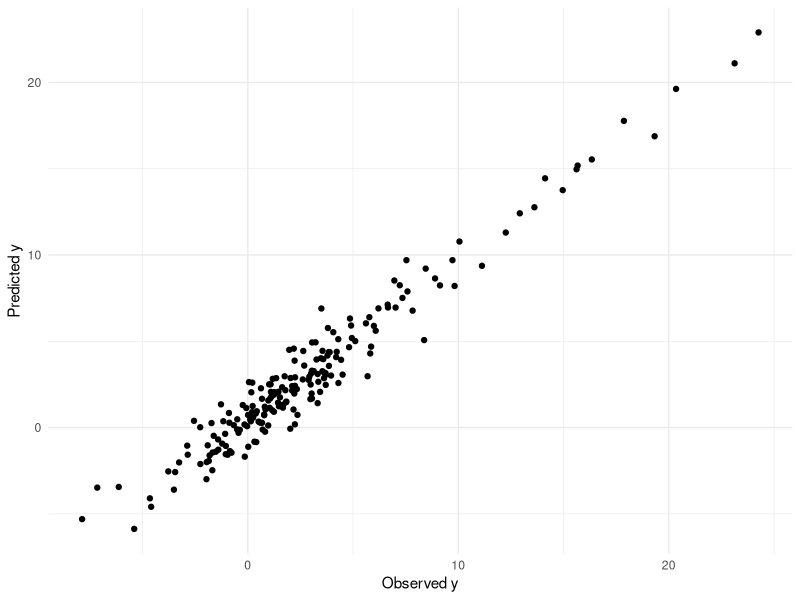
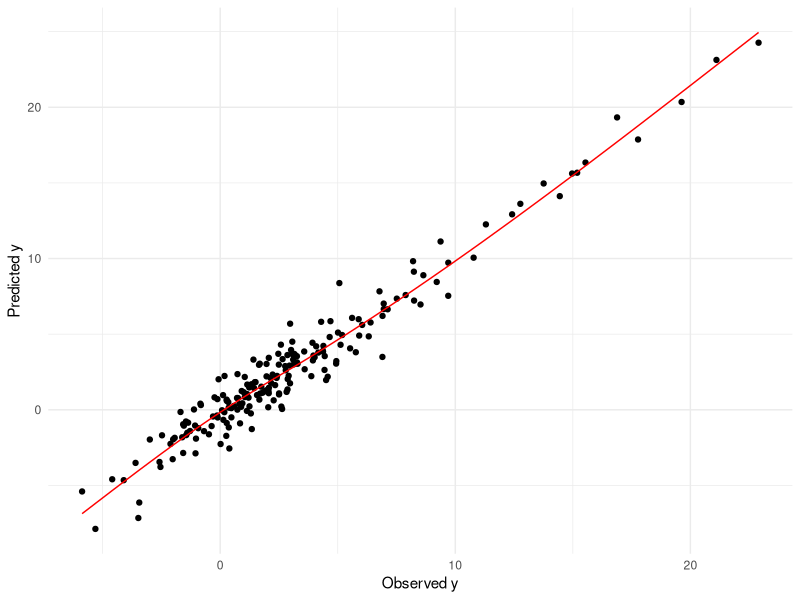
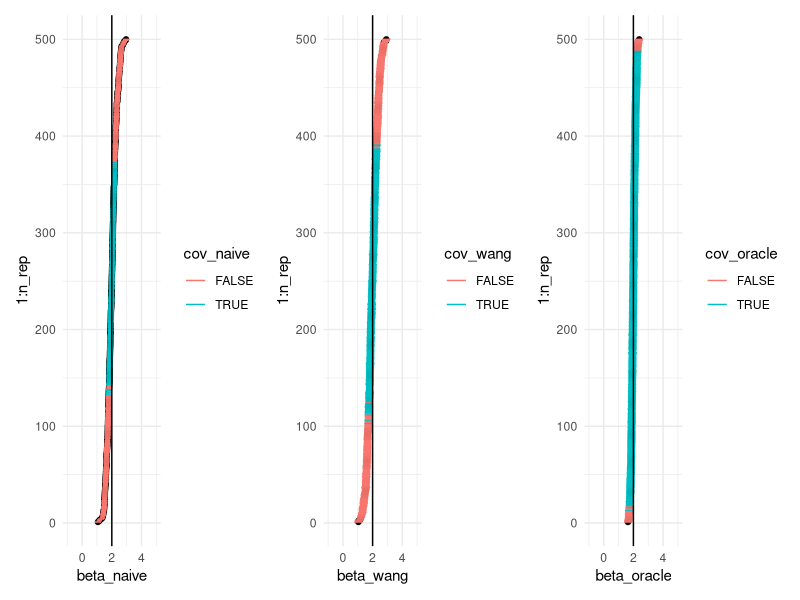
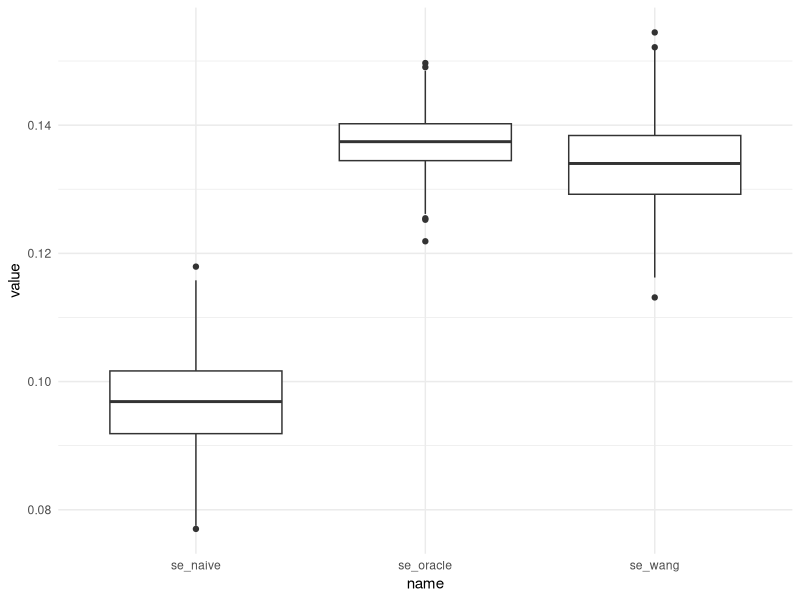
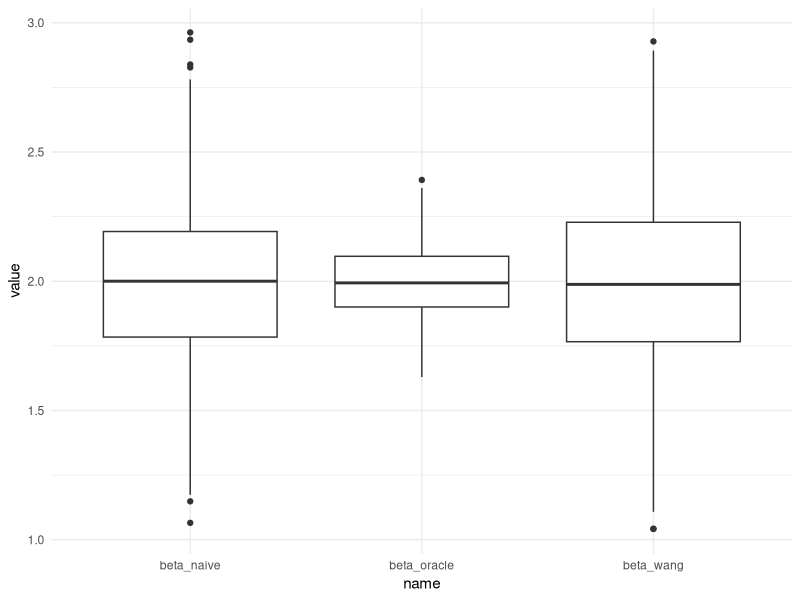
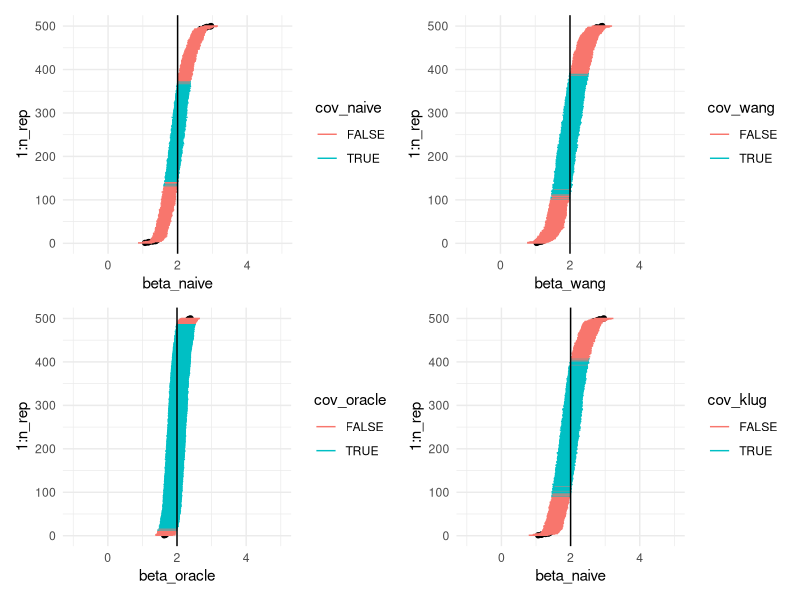

These figures' R source, in order:
## ---- chunk 1
library(ggplot2)
library(dplyr)
library(magrittr)
library(splines)
library(modelr)
library(broom)
library(tidyr)
library(gam)
library(patchwork)
## ---- chunk 2

## Set sample sizes with imbalance
n_train = 200
n_test = 200
n_valid = 10000
n_tot = n_train + n_test + n_valid

## Make some covariates
x1 = rnorm(n_tot)
x2 = rnorm(n_tot)
x3 = rnorm(n_tot)
err = rnorm(n_tot)

## Make an outcome

y = 2*x1 + 3*x2^2 + 0.5*x3^3 + err 

## Create an indicator of training,testing,or validation

set_ind = c(rep("train",n_train),
            rep("test",n_test),
            rep("valid",n_valid))

## Build the data set

dat = data.frame(y,x1,x2,x3,set_ind)

## ---- chunk 3
## Build the predictor and make the predictions

train_dat  = dat %>%
  filter(set_ind == "train") %>%
  select(y,x1,x2,x3)

pred_mod = gam(y ~ s(x1) + s(x2) + s(x3), data = train_dat)

## ---- chunk 4
dat$pred = predict(pred_mod,dat)
## ---- chunk 5

## Plot only on the test set 
dat %>%
  filter(set_ind=="test") %>%
  ggplot(aes(x=y,y=pred)) + 
  geom_point() + theme_minimal() + 
  xlab("Observed y") + 
  ylab("Predicted y")
## ---- chunk 6

## Filter to the test set
test_dat = dat %>%
  filter(set_ind == "test")

## Fit the relationship model

rel_mod = lm(y ~ ns(pred,df=3),data=test_dat)


## Get the residual variance for use in simulating
sigma2 = sigma(rel_mod)^2
## ---- chunk 7
test_dat %>% 
  add_predictions(rel_mod,var="fitted") %>%
  arrange(y) %>%
  ggplot(aes(x=pred,y=y)) + 
  geom_point() + theme_minimal() + 
  xlab("Observed y") + 
  ylab("Predicted y") + 
  geom_line(aes(x=pred,y=fitted),col="red")
## ---- chunk 8
valid_dat = dat %>%
  filter(set_ind == "valid")
## ---- chunk 9
sim_dat = valid_dat %>% sample_n(size=n_valid,replace=TRUE)
## ---- chunk 10
y_sim = rnorm(n_valid,
              mean=sim_dat$pred,
              sd = sqrt(sigma2))
sim_dat = cbind(sim_dat,y_sim)
## ---- chunk 11
## Oracle
lm(y ~ x1,data=valid_dat) %>% tidy()

## Naive Post-PI
lm(pred ~ x1,data=valid_dat) %>% tidy()


## Post-PI via simulated data
lm(y_sim ~ x1,data=sim_dat) %>% tidy()
## ---- chunk 12

## Set the number of replications
n_rep = 500

## Set sample sizes with imbalance
n_train = 200
n_test = 200
n_valid = 2000
n_tot = n_train + n_test + n_valid


beta_wang = beta_naive = beta_oracle = se_wang = se_naive = se_oracle = rep(NA,n_rep)

for(k in 1:n_rep){
  ## Make some covariates
  x1 = rnorm(n_tot)
  x2 = rnorm(n_tot)
  x3 = rnorm(n_tot)
  err = rnorm(n_tot,sd=4)

  ## Make an outcome
  y = 2*x1 + 3*x2^2 + 0.5*x3^3 + err 

  ## Create an indicator of training,testing,or validation
  set_ind = c(rep("train",n_train),
            rep("test",n_test),
            rep("valid",n_valid))

  ## Build the data set
  dat = data.frame(y,x1,x2,x3,set_ind)
  
  
  ## Fit the model
  train_dat  = dat %>%
  filter(set_ind == "train") %>%
  select(y,x1,x2,x3)

  pred_mod = gam(y ~ s(x1) + s(x2) + s(x3), data = train_dat)
  
  ## Add the predictions
  dat$pred = predict(pred_mod,dat)
  
  ## Filter to the test set
  test_dat = dat %>%
    filter(set_ind == "test")

  ## Fit the relationship model
  rel_mod = lm(y ~ ns(pred,df=3),data=test_dat)

  ## Get the residual variance for use in simulating
  sigma2 = sigma(rel_mod)^2
  
  
  ## Filter to the validation set
  valid_dat = dat %>%
    filter(set_ind == "valid")
  
  ## Get the simulated data
  sim_dat = valid_dat %>% sample_n(size=n_valid,replace=TRUE)
  
  ## Sample simulated y's
  y_sim = rnorm(n_valid,
              mean=sim_dat$pred,
              sd = sqrt(sigma2))
  sim_dat = cbind(sim_dat,y_sim)
  
  ## Fit the models
  
  lm_oracle = lm(y ~ x1,data=valid_dat)
  lm_naive = lm(pred ~ x1,data = valid_dat)
  lm_wang = lm(y_sim ~ x1,data=sim_dat)
  
  ## Get the coefficients
  beta_oracle[k] = lm_oracle$coefficients[2]
  beta_naive[k] = lm_naive$coefficients[2]
  beta_wang[k] = lm_wang$coefficients[2]
  
  ## Get the parametric ses
  se_oracle[k] = summary(lm_oracle)$coefficients[2,2]
  se_naive[k] = summary(lm_naive)$coefficients[2,2]
  se_wang[k] = summary(lm_wang)$coefficients[2,2]
  
 cat(k) 
}
  
## ---- chunk 13

results = data.frame(beta_oracle,se_oracle,beta_wang,se_wang,beta_naive,se_naive)

results = results %>%
  mutate(up_oracle = beta_oracle + 1.96*se_oracle,
         low_oracle = beta_oracle - 1.96*se_oracle,
         cov_oracle = ((up_oracle > 2) & (low_oracle < 2)),
         ## Wang
         up_wang = beta_wang + 1.96*se_wang,
         low_wang = beta_wang - 1.96*se_wang,
         cov_wang = ((up_wang > 2) & (low_wang < 2)),
         
         ## Naive
         up_naive = beta_naive + 1.96*se_naive,
         low_naive = beta_naive - 1.96*se_naive,
         cov_naive = ((up_naive > 2) & (low_naive < 2)),
         ) 



## ---- chunk 14

p1 = results %>% 
  arrange(beta_naive) %>%
  ggplot(aes(y = 1:n_rep))  + geom_point(aes(x=beta_naive,y=1:n_rep)) +
  geom_linerange(aes(xmin=low_naive, xmax=up_naive,col=cov_naive)) + 
  theme_minimal() + 
  geom_vline(xintercept=2) +
  xlim(-1,5)

p2 =  results %>% 
  arrange(beta_wang) %>%
  ggplot(aes(y = 1:n_rep)) + geom_point(aes(x=beta_wang,y=1:n_rep)) +
  geom_linerange(aes(xmin=low_wang, xmax=up_wang,col=cov_wang)) + 
  theme_minimal() + 
  geom_vline(xintercept=2) +
  xlim(-1,5)

p3 = results %>% 
  arrange(beta_oracle) %>%
  ggplot(aes(y = 1:n_rep)) + geom_point(aes(x=beta_oracle,y=1:n_rep)) +
  geom_linerange(aes(xmin=low_oracle, xmax=up_oracle,col=cov_oracle)) + 
  geom_vline(xintercept=2) +
  theme_minimal() + 
  xlim(-1,5)



p1 + p2 + p3
## ---- chunk 15
results %>%
  select(se_naive,se_wang,se_oracle) %>%
  pivot_longer(1:3) %>%
  ggplot(aes(x=name,y=value)) +
  geom_boxplot() + 
  theme_minimal()

## ---- chunk 16

results %>%
  select(beta_naive,beta_wang,beta_oracle) %>%
  pivot_longer(1:3) %>%
  ggplot(aes(x=name,y=value)) +
  geom_boxplot() + 
  theme_minimal()

## ---- chunk 17
results = results %>%
  mutate(
         up_klug = beta_naive + 1.96*se_wang,
         low_klug = beta_naive - 1.96*se_wang,
         cov_klug = ((up_klug > 2) & (low_klug < 2)),
         ) 

p4 = results %>% 
  arrange(beta_naive) %>%
  ggplot(aes(y = 1:n_rep)) + geom_point(aes(x=beta_naive,y=1:n_rep)) +
  geom_linerange(aes(xmin=low_klug, xmax=up_klug,col=cov_klug)) + 
  geom_vline(xintercept=2) +
  theme_minimal() + 
  xlim(-1,5)


(p1 + p2)/(p3 + p4)

## ---- chunk 18
results %>% 
  summarize(cov_naive = mean(cov_naive),
            cov_wang = mean(cov_wang),
            cov_klug = mean(cov_klug),
            cov_oracle = mean(cov_oracle))
